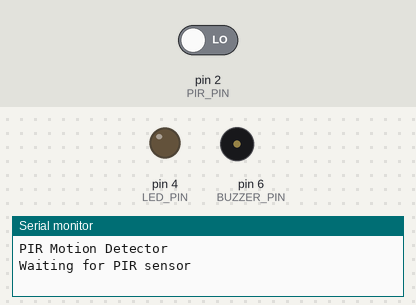
This sketch was run on a simulated Arduino Uno, built with avr-gcc and run on an emulated ATmega328P. Parts: output pins drawn as LEDs (lit = HIGH), buzzer (waves = sounding), the last lines printed to the serial monitor. The inputs (shaded band) are chosen by the test bench; at power-on: pin 2 (PIR_PIN) LOW.

Above: at 2.8 s.
2.9 s: pin 2 (PIR_PIN) driven HIGH
At 3.8 s:
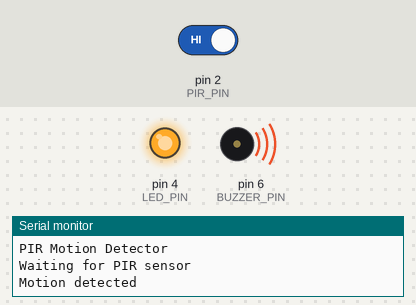
4.5 s: pin 2 (PIR_PIN) driven LOW
At 5.0 s:
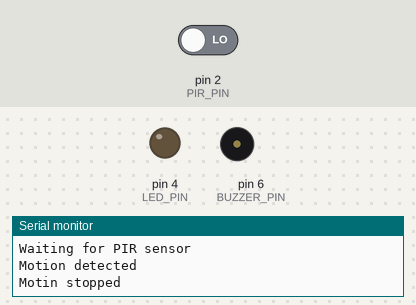
Timing chart, 0 to 7.5 s (numbered marks = the images above; inputs shaded):
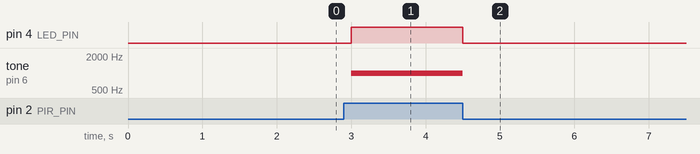

Measured:
- after the input at 2.9 s, pin 4 (LED_PIN): LOW → HIGH after 0.10 s; tone on pin 6 (BUZZER_PIN): silent → 1000 Hz after 0.10 s
- after the input at 4.5 s, pin 4 (LED_PIN): HIGH → LOW at once; tone on pin 6 (BUZZER_PIN): 1000 Hz → silent at once

The sketch:

pir_motion_alarm.ino
```cpp
const int PIR_PIN=2;
const int LED_PIN=4;
const int BUZZER_PIN=6;
int motionstate=HIGH;
void setup()
{
  pinMode(PIR_PIN, INPUT);
  pinMode(LED_PIN, OUTPUT);
  pinMode(BUZZER_PIN, OUTPUT);
  digitalWrite(LED_PIN, LOW);
  noTone(BUZZER_PIN);
  Serial.begin(9600);
  Serial.println("PIR Motion Detector");
  Serial.println("Waiting for PIR sensor");

}

void loop()
{
  int pir_value=digitalRead(PIR_PIN);
  if (pir_value==HIGH)
  {
    tone(BUZZER_PIN,1000);
    digitalWrite(LED_PIN, HIGH);
    if (motionstate==HIGH)
    {
      Serial.println("Motion detected");
      motionstate=LOW;

    }
}
else
{
    digitalWrite(LED_PIN, LOW);
    noTone(BUZZER_PIN);
    if (motionstate==LOW)
    {
      Serial.println("Motin stopped");
      motionstate=HIGH;
    }
    delay(1000);
  }
}
```
